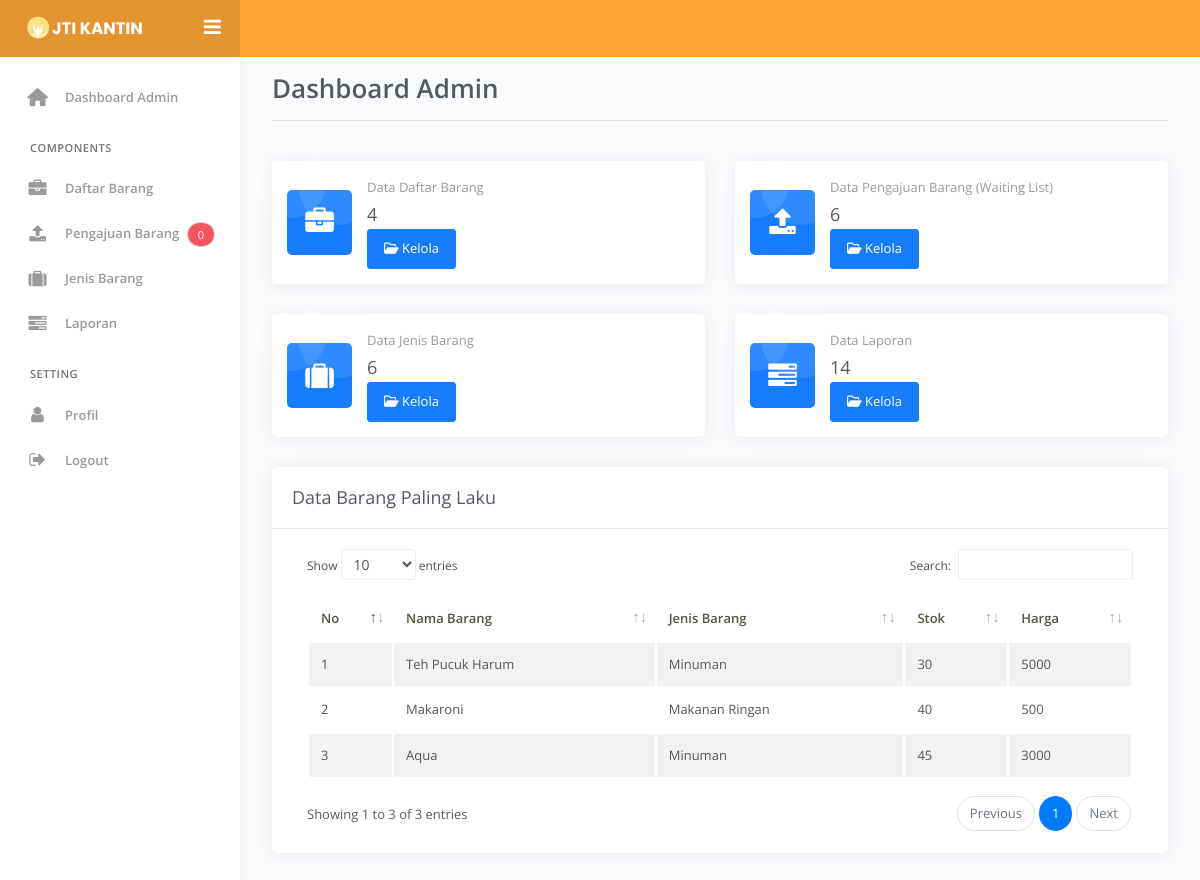
The app's page /admin/index.php with its own data.
### tables this page shows
CREATE TABLE `barang` (
  `idBarang` int(11) NOT NULL,
  `namaBarang` varchar(225) NOT NULL,
  `jenisBarang` varchar(225) NOT NULL,
  `stok` varchar(225) NOT NULL,
  `harga` decimal(10,0) NOT NULL,
  `sku` varchar(255) NOT NULL,
  `namaSupplier` varchar(200) NOT NULL,
  `gambar` varchar(225) NOT NULL DEFAULT 'pp.jpeg'
);

### admin/dashboard.php (the view, shortened to what this page needs)
<?php
$query = mysqli_query($conn, 'SELECT count(*) as barang from barang');
$row = mysqli_fetch_array($query);
?>
<?php
$p = mysqli_query($conn, 'SELECT count(*) as waitingroom from waitingroom');
$q = mysqli_fetch_array($p);
?>
<?php
$asd = mysqli_query($conn, 'SELECT count(*) as transaksi from transaksi');
$das = mysqli_fetch_array($asd);
?>
<div class="main-panel">
	<div class="content">
		<div class="my-3" style="margin: 0 2rem;">
			<h1 class="fw-bold">Dashboard Admin</h1>
			<hr>
		</div>
		<div class="page-inner">
			<div class="row">
				<div class="col-sm-6 col-md-6">
					<div class="card card-stats card-round">
						<div class="card-body ">
							<div class="row align-items-center">
								<div class="col-icon">
									<div class="icon-big text-center icon-primary bubble-shadow-small">
										<i class="fa fa-briefcase"></i>
									</div>
								</div>
								<div class="col col-stats ml-3 ml-sm-0">
									<div class="numbers">
										<p class="card-category">Data Daftar Barang</p>
										<h4 class="card-title"><?php echo $row['barang'] ?></h4>
										<a href="?view=databarang" class="btn btn-primary"><i class="fa fa-folder-open-o" aria-hidden="true"></i> Kelola</a>
									</div>
								</div>
							</div>
						</div>
					</div>
				</div>
				<div class="col-sm-6 col-md-6">
					<div class="card card-stats card-round">
						<div class="card-body ">
							<div class="row align-items-center">
								<div class="col-icon">
									<div class="icon-big text-center icon-primary bubble-shadow-small">
										<i class="fa fa-upload"></i>
									</div>
								</div>
								<div class="col col-stats ml-3 ml-sm-0">
									<div class="numbers">
										<p class="card-category">Data Pengajuan Barang (Waiting List)</p>
										<h4 class="card-title"><?php echo $q['waitingroom'] ?></h4>
										<a href="?view=datapengajuan" class="btn btn-primary"><i class="fa fa-folder-open-o" aria-hidden="true"></i> Kelola</a>
									</div>
								</div>
							</div>
						</div>
					</div>
				</div>
				<div class="col-sm-6 col-md-6">
					<div class="card card-stats card-round">
						<div class="card-body ">
							<div class="row align-items-center">
								<div class="col-icon">
									<div class="icon-big text-center icon-primary bubble-shadow-small">
										<i class="fa fa-suitcase"></i>
									</div>
								</div>
								<div class="col col-stats ml-3 ml-sm-0">
									<div class="numbers">
										<p class="card-category">Data Jenis Barang</p>
										<h4 class="card-title"><?php echo $q['waitingroom'] ?></h4>
										<a href="?view=datajenisbarang" class="btn btn-primary"><i class="fa fa-folder-open-o" aria-hidden="true"></i> Kelola</a>
									</div>
								</div>
							</div>
						</div>
					</div>
				</div>
				<div class="col-sm-6 col-md-6">
					<div class="card card-stats card-round">
						<div class="card-body ">
							<div class="row align-items-center">
								<div class="col-icon">
									<div class="icon-big text-center icon-primary bubble-shadow-small">
										<i class="fa fa-tasks"></i>
									</div>
								</div>
								<div class="col col-stats ml-3 ml-sm-0">
									<div class="numbers">
										<p class="card-category">Data Laporan</p>
											<h4 class="card-title"><?php echo $das['transaksi'] ?></h4>
										<a href="?view=datalaporan" class="btn btn-primary"><i class="fa fa-folder-open-o" aria-hidden="true"></i> Kelola</a>
									</div>
								</div>
							</div>
						</div>
					</div>
				</div>
				<div class="col-sm-12">
					<div class="card">
						<div class="card-header">
							<div class="d-flex align-items-center">
								<h4 class="card-title">Data Barang Paling Laku</h4>
							</div>
						</div>
						<div class="card-body">
							<div class="table-responsive">
								<table id="add-row" class="display table table-striped table-hover">
									<thead>
										<tr>
											<th>No</th>
											<th>Nama Barang</th>
											<th>Jenis Barang</th>
											<th>Stok</th>
											<th>Harga</th>
										</tr>
									</thead>
									<tbody>
										<?php
										$no = 1;
										$query = mysqli_query($conn, 'SELECT b.idBarang, b.namaBarang, b.jenisBarang, b.stok, b.harga,
													SUM(dt.jumlah) AS totalTerjual
											 FROM barang b
											 JOIN detailtransaksi dt ON b.idBarang = dt.idBarang
											 GROUP BY b.idBarang, b.namaBarang, b.jenisBarang, b.stok, b.harga
											 ORDER BY totalTerjual DESC;
											 ');
										while ($barang = mysqli_fetch_array($query)) {
										?>
											<tr>
												<td><?php echo $no++ ?></td>
												<td><?php echo $barang['namaBarang'] ?></td>
												<td><?php echo $barang['jenisBarang'] ?></td>
												<td><?php echo $barang['stok'] ?></td>
												<td><?php echo $barang['harga'] ?></td>
											</tr>
										<?php } ?>
									</tbody>
								</table>
							</div>
						</div>
					</div>
				</div>
			</div>
		</div>
	</div>
</div>
</div>

### records on screen
barang: namaBarang "Teh Pucuk Harum", jenisBarang "Minuman", stok "30", harga "5000"
barang: namaBarang "Makaroni", jenisBarang "Makanan Ringan", stok "40", harga "500"
barang: namaBarang "Aqua", jenisBarang "Minuman", stok "45", harga "3000"

### other values on screen
$q['waitingroom'] "0"
$row['barang'] "4"
$q['waitingroom'] "6"
$das['transaksi'] "14"
